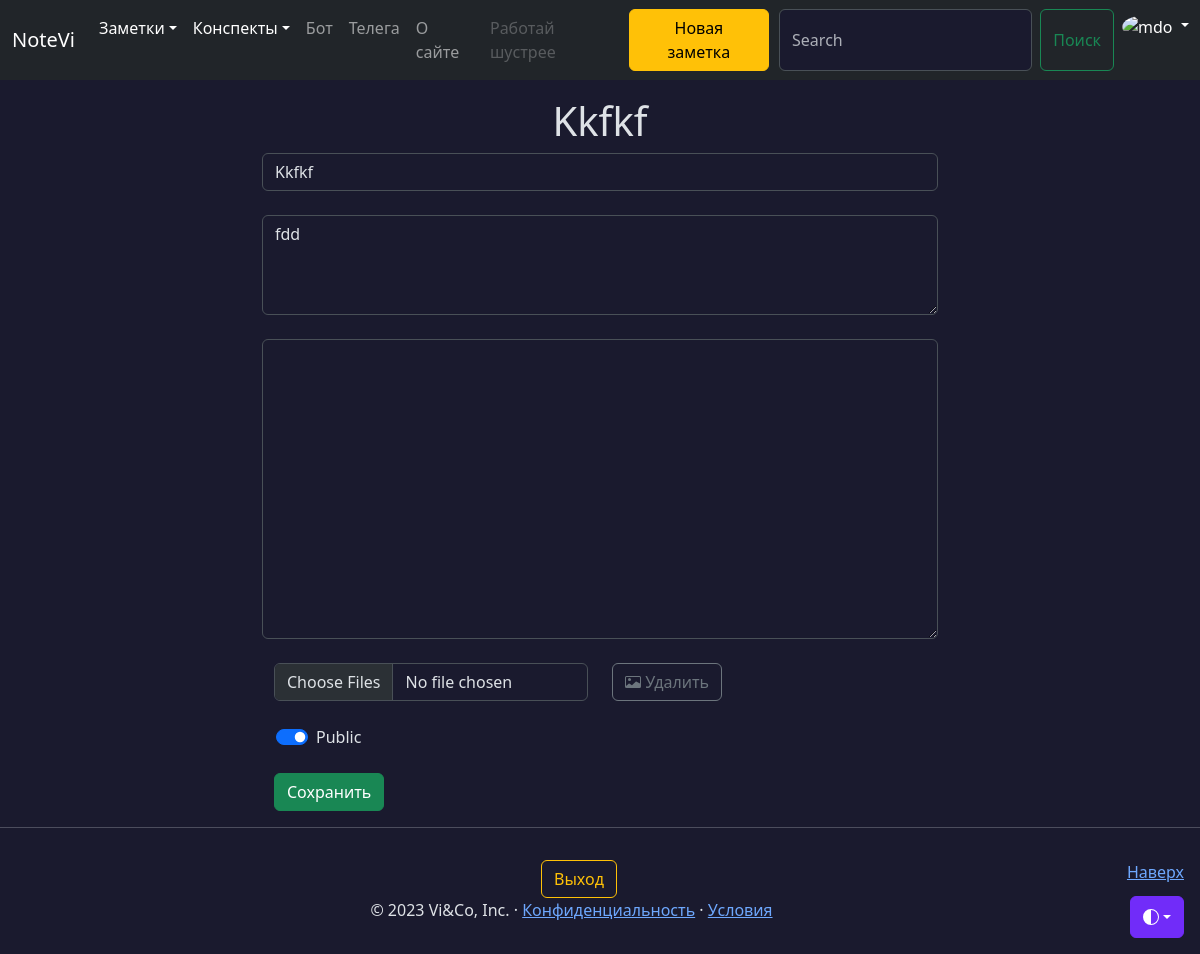
Page /notes/1/edit (signed in) on the committed database.
### models.py (models this page shows, shortened)
class Note(db.Model):
    id = db.Column(db.Integer, primary_key=True)
    title = db.Column(db.String(100), nullable=False, default=' ')
    intro = db.Column(db.String(200), nullable=False, default=' ')
    text = db.Column(db.Text, nullable=False, default=' ')
    user_id = db.Column(db.Integer,
                        db.ForeignKey('user.id'))
    data = db.Column(db.Date, nullable=False, default=datetime.utcnow)
    favorites = db.relationship('User',
                                secondary='favorites',
                                backref=db.backref('favorite_notes',
                                                   lazy=True),
                                lazy='subquery')
    public = db.Column(db.String(8), default=None)
    files = db.relationship('File',
                            secondary='note_file',
                            lazy='subquery',
                            backref=db.backref('notes',
                                               lazy=True))
    @classmethod
    def get_by_id(cls, id_) -> 'Note':
        return cls.query.session.get(cls, id_)

### views/notes.py (the view, shortened to what this page needs)
@app.route('/notes/<int:note_id>/edit', methods=['POST', 'GET'])
@login_required
def edit_note(note_id):
    note = Note.get_by_id(note_id)
    if not current_user.is_author(note):
        flash('Вы не можете редактировать чужую заметку', 'danger')
        return redirect(url_for('notes'))
    if not note:
        flash('Заметка не найдена', 'danger')
        return redirect(url_for('notes'))
    files = File.query.filter(File.notes.contains(note)).all()
    return render_template(
        'create_note.html', note=note, files=files
    )

### models.py (called while the page is built)
@login_manager.user_loader
def user_loader(id: int):
    return db.session.query(User).get(id)

    def is_author(self, instance):
        return self.id == instance.user_id

    @property
    def is_authenticated(self):
        return True

### templates/create_note.html (shortened to what this page needs)
{% extends 'base.html' %}
{% block content %}
  <div class="container mt-5 col-lg-7">
    {% if request.endpoint == 'create_note' %}
    <h1 style="text-align: center; word-wrap: break-word;">Создай новую заметку</h1>
    {% else %}
    <h1 style="text-align: center; word-wrap: break-word;">{{ note.title }}</h1>
    {% endif %}
    <form method="post" enctype="multipart/form-data">
      <div class="form-control-wrapper">
        <input type="title" name="title" id="title" placeholder="Заголовок" class="form-control" {% if request.endpoint == "create_note" %} {% else %} value="{{ note.title }}" {% endif %} maxlength="100" required>
      </div><br>
      <div class="form-control-wrapper">
        <textarea name="intro" id="intro" placeholder="Ключевое знание" class="form-control" style="height: 100px;" maxlength="200">{% if request.endpoint == 'create_note' %} {% else %}{{ note.intro }}{% endif %}</textarea>
      </div><br>
      <div class="form-control-wrapper">
        <textarea name="text" id="text" placeholder="Текст заметки" class="form-control" style="height: 300px;" maxlength="10000">{% if request.endpoint == 'create_note' %} {% else %}{{ note.text }}{% endif %}</textarea>
      </div><br>
      <div class="container-fluid">
        <div class="row">
          <div class='col'>
            <input type=file name=files class="form-control" multiple="multiple">
          </div>
          {% if request.endpoint != 'create_note' %}
          <div class="col">
            <a href="{{ url_for('remove_files' , note_id=note.id) }}" class="btn btn-outline-secondary">
                Удалить
            </a>
          </div>
          {% endif %}
        </div>
        <div class="row">
          <div class="col form-check form-switch mb-3 mt-4" style="margin-left: 14px;">
            <input class="form-check-input" type="checkbox" name="public" id="flexSwitchCheckDefault" {% if request.endpoint == 'edit_note' and note.public == 'on' %} checked {% endif %}>
            <label class="form-check-label" for="flexSwitchCheckDefault">Public</label>
          </div>
        </div>
        <div class="row">
          <div class="col-9 mt-2">
            <input type="submit" value="Сохранить" class="btn btn-success">
          </div>
        </div>
      </div>
    </form>
  </div>
{% endblock %}

### static/css/base.css (style rules this page uses)
body { padding-top: 3rem; color: rgb(var(--bs-tertiary-color-rgb)); display: flex; flex-direction: column; height: 100%; }
.form-control-wrapper { position: relative; }
.bi { vertical-align: -.125em; fill: currentColor; }

### rows in the picture
Note: title "Kkfkf", intro "fdd", public "☑"
